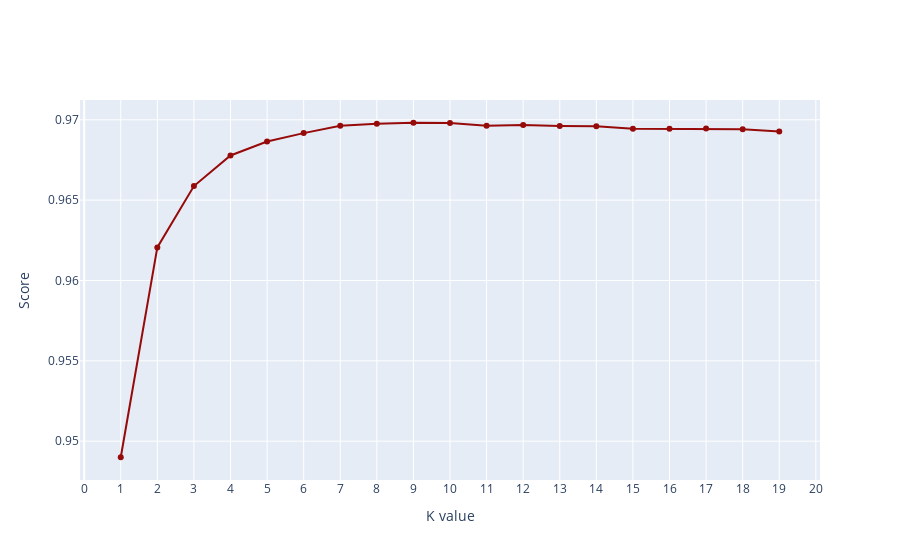

Notebook code cell kept with this figure:
### Code cell
trace0 = go.Scatter(
    y = score,
    x = np.arange(1,len(score)+1), 
    mode = 'lines+markers', 
    marker = dict(
        color = 'rgb(150, 10, 10)'
    )
)
layout = go.Layout(
    title = '', 
    xaxis = dict(
        title = 'K value', 
        tickmode = 'linear'
    ),
    yaxis = dict(
        title = 'Score',
#         range = [0, 10000]
    )
)
fig = go.Figure(data = [trace0], layout = layout)
iplot(fig, filename='basic-line')

### Figure 1 — Plotly figure (JSON) as saved in the notebook; plotly's stock layout.template omitted (floating-point values rounded to 4 significant figures)
{"data": [{"marker": {"color": "rgb(150, 10, 10)"}, "mode": "lines+markers", "type": "scatter", "x": [1, 2, 3, 4, 5, 6, 7, 8, 9, 10, 11, 12, 13, 14, 15, 16, 17, 18, 19], "y": [0.949, 0.9621, 0.9659, 0.9678, 0.9686, 0.9692, 0.9696, 0.9698, 0.9698, 0.9698, 0.9696, 0.9697, 0.9696, 0.9696, 0.9694, 0.9694, 0.9695, 0.9694, 0.9693]}], "layout": {"title": {"text": ""}, "xaxis": {"tickmode": "linear", "title": {"text": "K value"}}, "yaxis": {"title": {"text": "Score"}}}}
